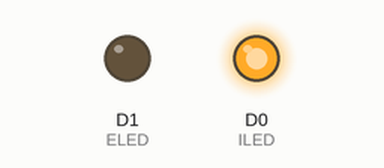
The sketch below on a simulated ESP8266 (NodeMCU). On the bench: output pins drawn as LEDs (lit = HIGH). What the sketch prints to the serial monitor is not drawn.

Above: at 1.0 s.
At 3.0 s:
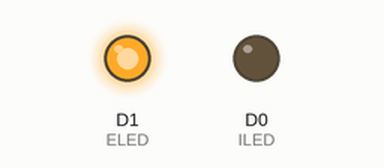
Timing chart, 0 to 5.2 s (numbered marks = the images above):
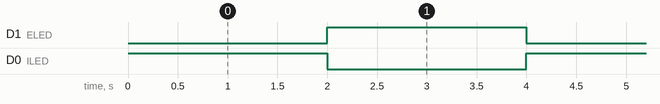

The sketch:

Led_blinking_NodeMCU.ino
```cpp
#define ILED D0 //By default NodeMCU has internal led at pin D0
#define ELED D1

void setup()
{
  pinMode(ILED, OUTPUT);
  pinMode(ELED, OUTPUT);
  Serial.begin(9600); // To make an interaction with Serial monitor
}

void loop()
{
  digitalWrite(ILED, HIGH); // for sending the output data(0or1) to the connected devices
  digitalWrite(ELED, LOW);
  Serial.println("ILED -> ON"); //For printing the string on serial.monitor
  delay(2000);
  digitalWrite(ILED, LOW);
  digitalWrite(ELED, HIGH);
  delay(2000);
  Serial.println("ILED -> OFF");
}
```

Measured:
- by itself, D1 (ELED), D0 (ILED): alternates HIGH for 2.0 s and LOW for 2.0 s
